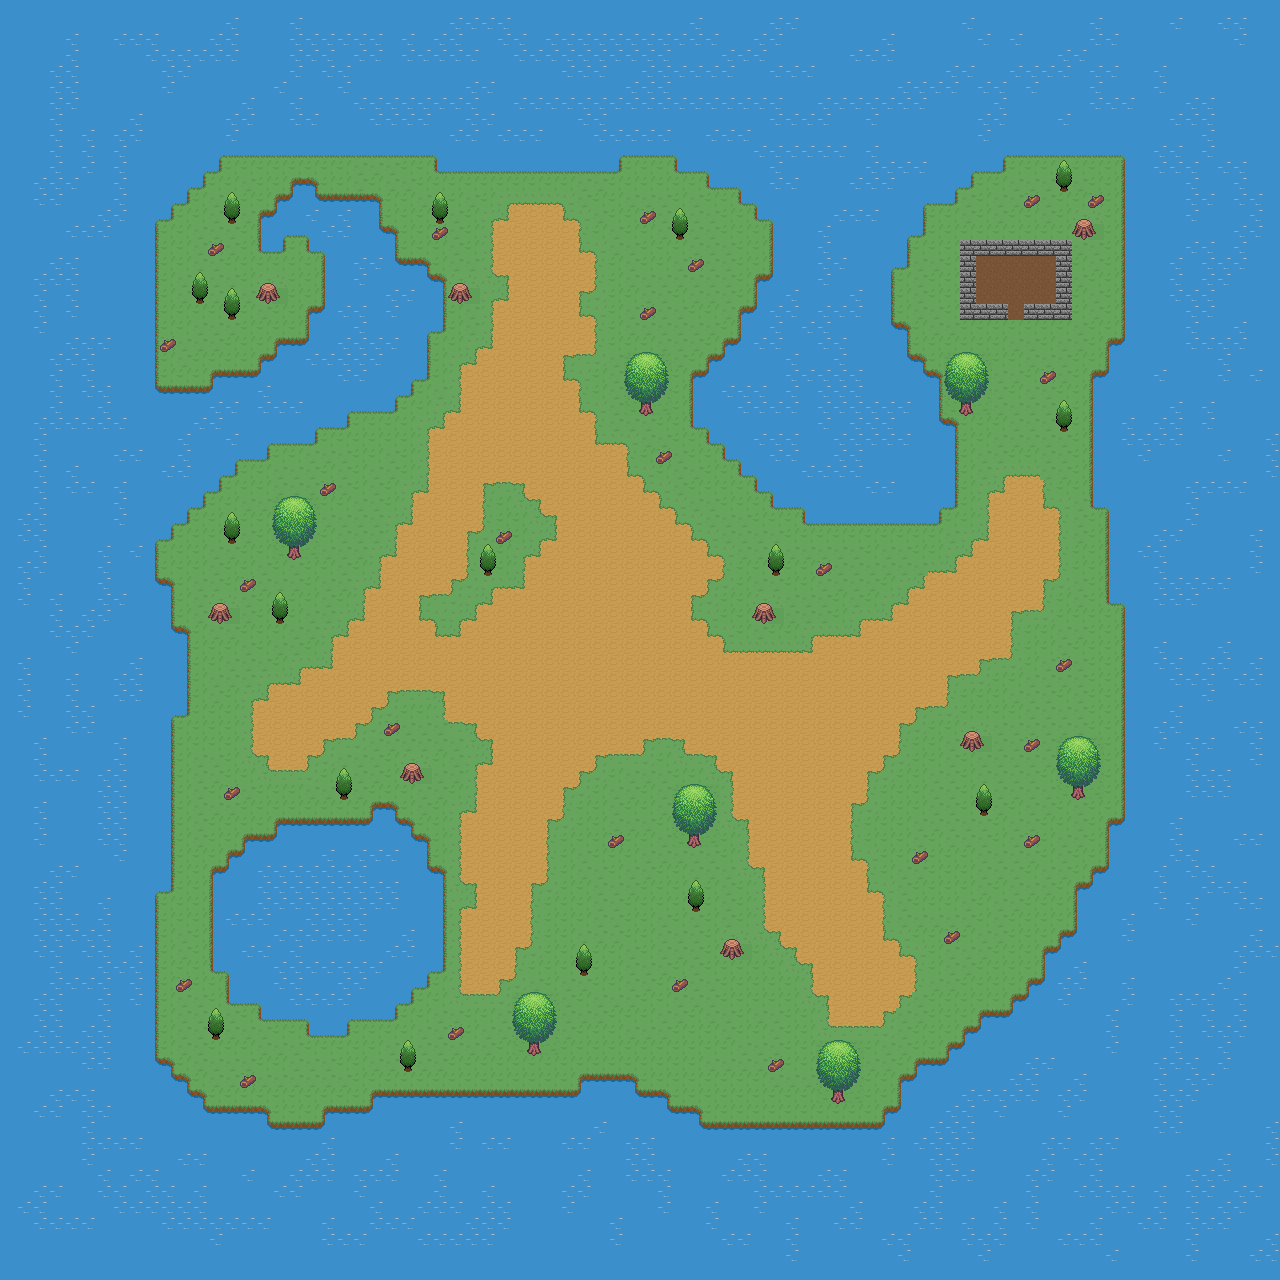

A 2D game scene composited from a Tiled map and its tileset images. What follows is a short description and the map's XML, with each tile layer's data collapsed to a summary:
An orthogonal 80x80 tile map with 16x16 px tiles, 1 tile layer (Livello tile 1).

<map version="1.10" tiledversion="1.10.2" orientation="orthogonal" renderorder="right-down" width="80" height="80" tilewidth="16" tileheight="16" infinite="0" nextlayerid="2" nextobjectid="1">
 <tileset firstgid="1" name="mappa" tilewidth="17" tileheight="16" tilecount="50" columns="0">
  <grid orientation="orthogonal" width="1" height="1" />
  <tile id="0">
   <image width="16" height="16" source="../tiles/water00.png" />
  </tile>
  <tile id="1">
   <image width="16" height="16" source="../tiles/water01.png" />
  </tile>
  <tile id="2">
   <image width="16" height="16" source="../tiles/water02.png" />
  </tile>
  <tile id="3">
   <image width="16" height="16" source="../tiles/water03.png" />
  </tile>
  <tile id="4">
   <image width="16" height="16" source="../tiles/water04.png" />
  </tile>
  <tile id="5">
   <image width="16" height="16" source="../tiles/water05.png" />
  </tile>
  <tile id="6">
   <image width="16" height="16" source="../tiles/water06.png" />
  </tile>
  <tile id="7">
   <image width="16" height="16" source="../tiles/water07.png" />
  </tile>
  <tile id="8">
   <image width="16" height="16" source="../tiles/water08.png" />
  </tile>
  <tile id="9">
   <image width="16" height="16" source="../tiles/water09.png" />
  </tile>
  <tile id="10">
   <image width="16" height="16" source="../tiles/water10.png" />
  </tile>
  <tile id="11">
   <image width="16" height="16" source="../tiles/water11.png" />
  </tile>
  <tile id="12">
   <image width="16" height="16" source="../tiles/water12.png" />
  </tile>
  <tile id="13">
   <image width="16" height="16" source="../tiles/water13.png" />
  </tile>
  <tile id="14">
   <image width="16" height="16" source="../tiles/earth.png" />
  </tile>
  <tile id="15">
   <image width="16" height="16" source="../tiles/grass00.png" />
  </tile>
  <tile id="16">
   <image width="16" height="16" source="../tiles/grass01.png" />
  </tile>
  <tile id="17">
   <image width="16" height="16" source="../tiles/road00.png" />
  </tile>
  <tile id="18">
   <image width="16" height="16" source="../tiles/road01.png" />
  </tile>
  <tile id="19">
   <image width="16" height="16" source="../tiles/road02.png" />
  </tile>
  <tile id="20">
   <image width="16" height="16" source="../tiles/road03.png" />
  </tile>
  <tile id="21">
   <image width="16" height="16" source="../tiles/road04.png" />
  </tile>
  <tile id="22">
   <image width="16" height="16" source="../tiles/road05.png" />
  </tile>
  <tile id="23">
   <image width="16" height="16" source="../tiles/road06.png" />
  </tile>
  <tile id="24">
   <image width="16" height="16" source="../tiles/road07.png" />
  </tile>
  <tile id="25">
   <image width="16" height="16" source="../tiles/road08.png" />
  </tile>
  <tile id="26">
   <image width="16" height="16" source="../tiles/road09.png" />
  </tile>
  <tile id="27">
   <image width="16" height="16" source="../tiles/road10.png" />
  </tile>
  <tile id="28">
   <image width="16" height="16" source="../tiles/road11.png" />
  </tile>
  <tile id="29">
   <image width="16" height="16" source="../tiles/road12.png" />
  </tile>
  <tile id="31">
   <image width="16" height="16" source="../tiles/trunk.png" />
  </tile>
  <tile id="32">
   <image width="16" height="16" source="../tiles/wall.png" />
  </tile>
  <tile id="33">
   <image width="16" height="16" source="../tiles/tree00.png" />
  </tile>
  <tile id="34">
   <image width="16" height="16" source="../tiles/tree01.png" />
  </tile>
  <tile id="35">
   <image width="17" height="16" source="../tiles/tree01/00.png" />
  </tile>
  <tile id="36">
   <image width="16" height="16" source="../tiles/tree01/01.png" />
  </tile>
  <tile id="37">
   <image width="16" height="16" source="../tiles/tree01/02.png" />
  </tile>
  <tile id="38">
   <image width="16" height="16" source="../tiles/tree01/03.png" />
  </tile>
  <tile id="39">
   <image width="16" height="16" source="../tiles/tree02/06.png" />
  </tile>
  <tile id="40">
   <image width="16" height="16" source="../tiles/tree02/07.png" />
  </tile>
  <tile id="41">
   <image width="16" height="16" source="../tiles/tree02/08.png" />
  </tile>
  <tile id="42">
   <image width="16" height="16" source="../tiles/tree02/09.png" />
  </tile>
  <tile id="43">
   <image width="16" height="16" source="../tiles/tree02/10.png" />
  </tile>
  <tile id="44">
   <image width="16" height="16" source="../tiles/tree02/11.png" />
  </tile>
  <tile id="45">
   <image width="16" height="16" source="../tiles/tree02/00.png" />
  </tile>
  <tile id="46">
   <image width="16" height="16" source="../tiles/tree02/01.png" />
  </tile>
  <tile id="47">
   <image width="16" height="16" source="../tiles/tree02/02.png" />
  </tile>
  <tile id="48">
   <image width="16" height="16" source="../tiles/tree02/03.png" />
  </tile>
  <tile id="49">
   <image width="16" height="16" source="../tiles/tree02/04.png" />
  </tile>
  <tile id="50">
   <image width="16" height="16" source="../tiles/tree02/05.png" />
  </tile>
 </tileset>
 <layer id="1" name="Livello tile 1" width="80" height="80">
  <data>[6400 cells, 6400 non-empty, 50 distinct tile ids]</data>
 </layer>
</map>
